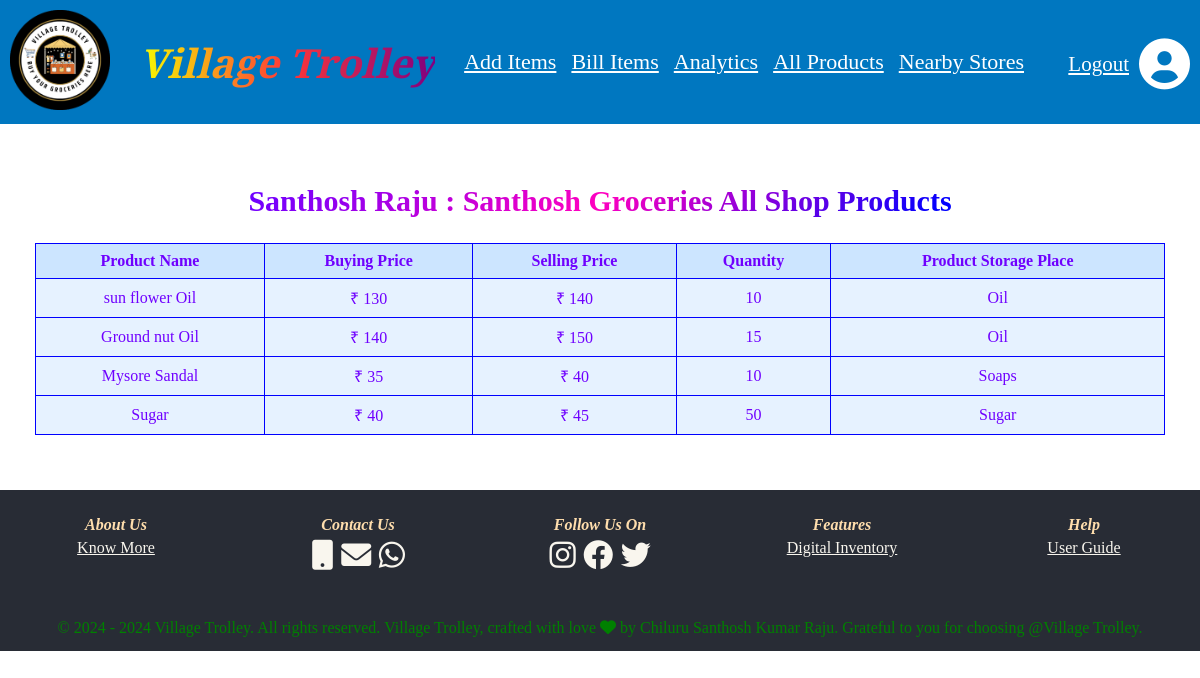
The app's page /shop_owner_products_data/7/ with its own data.
### shop_owner_registration_app/models.py (models this page shows, shortened)
class shop_owner_registration_model(models.Model):
    shop_owner_first_name = models.CharField(max_length=250,null=True)
    shop_owner_last_name = models.CharField(max_length=250,null=True)
    shop_owner_shop_name = models.CharField(max_length=250,null=True,unique=True)
    shop_owner_mail_id = models.EmailField(max_length=254,null=True,unique=True)
    shop_owner_phone_number = models.IntegerField(null=True,max_length=10,unique=True)
    shop_owner_street_address = models.CharField(max_length=1500,null=True)
    shop_owner_village_name = models.CharField(max_length=1500,null=True)
    shop_owner_mandal_name = models.CharField(max_length=1500,null=True)
    shop_owner_city_name = models.CharField(max_length=1500,null=True)
    shop_owner_state_name = models.CharField(max_length=1500,null=True)
    shop_owner_pincode = models.IntegerField(max_length=10,null=True)
    shop_owner_password = models.CharField( max_length=50,null=True)
    shop_owner_confirm_password = models.CharField( max_length=50,null=True)

### shop_owner_add_items_app/models.py (models this page shows, shortened)
class shop_owner_add_items(models.Model):
     shop_user_name = models.ForeignKey(shop_owner_registration_model, on_delete=models.CASCADE)
     product_name = models.CharField(max_length=500,null=True)
     product_buying_price = models.IntegerField(null=True)
     product_selling_price = models.IntegerField(null=True)
     product_qunatity = models.IntegerField(null=True)
     product_storage_place = models.CharField(max_length=50,null=True)

### shop_products_data_app/views.py (the view)
# urls.py: path('shop_owner_products_data/<int:shop_owner_id>/',views.shop_owner_products_data,name='shop_owner_products_data')
def shop_owner_products_data(request,shop_owner_id):
    shop_user_name = get_object_or_404(shop_owner_registration_model, pk=shop_owner_id)
    shop_owner_products = shop_owner_add_items.objects.filter(shop_user_name=shop_user_name)
    context = {
                    'shop_owner_first_name': shop_user_name.shop_owner_first_name,
                    'shop_owner_last_name': shop_user_name.shop_owner_last_name,
                    'shop_owner_shop_name': shop_user_name.shop_owner_shop_name,
                    'shop_owner_id': shop_owner_id,
                    'shop_owner_products': shop_owner_products
                }
    return render(request,'shop_owner_data.html',context)

### templates/shop_owner_data.html (shortened to what this page needs)
{% extends "base.html" %}
{% load static %}
  {% block css %}
      <link rel="stylesheet" href="{% static 'shop_owner_data.css' %}">
      <link rel="stylesheet" href="https://cdnjs.cloudflare.com/ajax/libs/font-awesome/6.0.0-beta3/css/all.min.css">
  {% endblock css %}
  {% block content %}
<section class="shop_owner_all_products_sec">
    <div class= "shop_owner_name_shop_name">
        <h1 class="data_header"> {{ shop_owner_first_name }} {{ shop_owner_last_name }}  : {{ shop_owner_shop_name }} All Shop Products </h1>
          <table class="center-table blue-border">
            <thead>
                <tr>
                    <th>Product Name</th>
                    <th>Buying Price</th>
                    <th>Selling Price</th>
                    <th>Quantity</th>
                    <th>Product Storage Place</th>
                </tr>
            </thead>
            <tbody>
                {% if shop_owner_products %}
                    {% for product in shop_owner_products %}
                    <tr>
                        <td>{{ product.product_name }}</td>
                        <td> ₹ {{ product.product_buying_price }}</td>
                        <td> ₹ {{ product.product_selling_price }}</td>
                        <td>{{ product.product_qunatity }}</td>
                        <td>{{ product.product_storage_place }}</td>
                    </tr>
                    {% empty %}
                    <tr>
                        <td colspan="5" style="color:red; text-align:center;">
                            <h1><b>No products found for this shop owner</b></h1>
                        </td>
                    </tr>
                    {% endfor %}
                {% else %}
                <tr>
                    <td colspan="5" style="color:red; text-align:center;">
                        <h1><b>No products found for this shop owner</b></h1>
                    </td>
                </tr>
                {% endif %}
            </tbody>
        </table>
    </div>
</section>
  {% endblock %}

### static/shop_owner_data.css (style rules this page uses)
.shop_owner_all_products_sec { padding:35px; }
.data_header { display: flex; text-align: center; justify-content: center; font-size:30px; background: linear-gradient(135deg, #6F00FF 20%, #FF00BF 50%, #0000FF 80%); -webkit-background-clip: text; -webkit-text-fill-color: transparent; font-family: Rockwell; }
.center-table { width: 100%; border-collapse: collapse; margin: 20px 0; }
.center-table th, .center-table td { border: 1px solid #000; padding: 8px; text-align: center; color: #6F00FF; font-family: Verdana; font-size: 16px; }
.blue-border th, .blue-border td { border: 1px solid blue; }
.blue-border th { background-color: #cce5ff; }
.blue-border td { background-color: #e6f2ff; }

### records on screen
shop_owner_registration_model: shop_owner_first_name "Santhosh", shop_owner_last_name "Raju", shop_owner_shop_name "Santhosh Groceries"
shop_owner_add_items: product_name "sun flower Oil", product_buying_price "130", product_selling_price "140", product_qunatity "10", product_storage_place "Oil"
shop_owner_add_items: product_name "Ground nut Oil", product_buying_price "140", product_selling_price "150", product_qunatity "15", product_storage_place "Oil"
shop_owner_add_items: product_name "Mysore Sandal", product_buying_price "35", product_selling_price "40", product_qunatity "10", product_storage_place "Soaps"
shop_owner_add_items: product_name "Sugar", product_buying_price "40", product_selling_price "45", product_qunatity "50", product_storage_place "Sugar"
